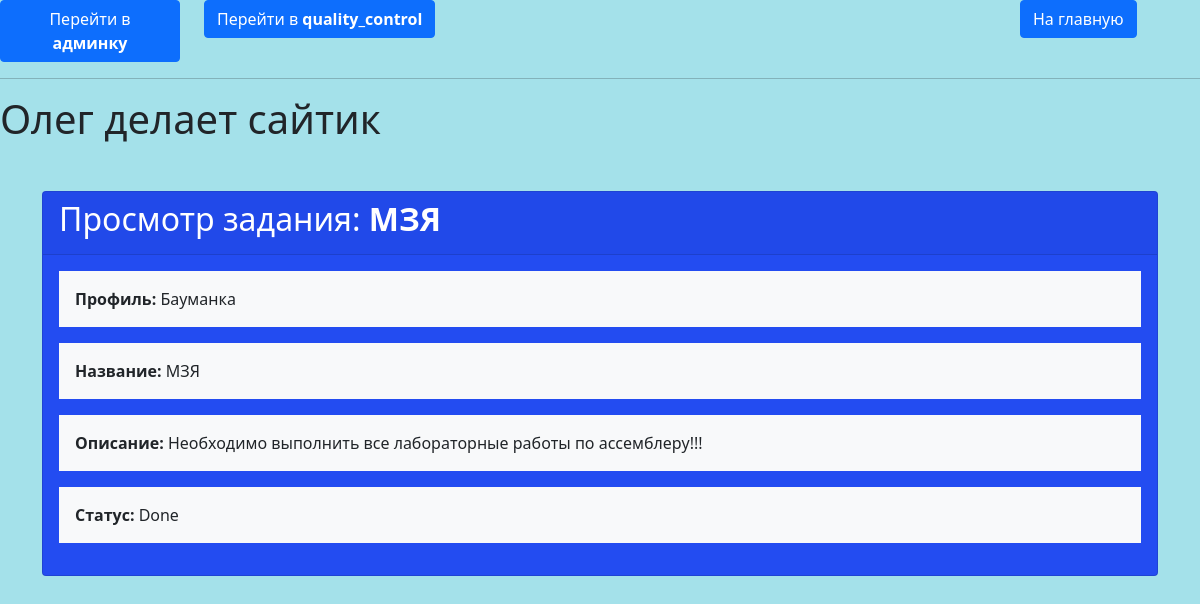
Screenshot of /tasks/read/1/ with the database file from the repository.
### tasks/models.py (models this page shows, shortened)
class Task(models.Model):
    status_varient = [('New','Новая'),('In_work','В работе'),('Done','Завершена')]
    title = models.CharField(max_length=100)
    description = models.TextField(null=True, blank=True,)
    created_at = models.DateTimeField(auto_now_add=True)
    profile = models.ForeignKey(Profile, related_name='tasks', on_delete=models.CASCADE)
    status = models.CharField(max_length=20, choices=status_varient, default='Новая',)

class Profile(models.Model):
    title = models.CharField(max_length=100)
    phone = models.CharField(max_length=20)
    email = models.EmailField(null=True, blank=True)
    address = models.TextField(null=True, blank=True)
    class Meta:
        verbose_name = 'Профиль компании'
        verbose_name_plural = 'Профили компаний'
    def __str__(self):
        return self.title

### tasks/views.py (the view)
# urls.py: path('read/<slug:task_pk>/', tasks.task_read, name='task-read'),
def task_read(request, task_pk):
    task = get_object_or_404(Task, pk=task_pk)
    context = {
        'task': task,
        'page': 'read',
        'message': "Вы читаете задание",
        'page': 'read',
    }
    return render(request, 'tasks/task-read.html', context)

### tasks/templates/tasks/task-read.html (shortened to what this page needs)
{% extends "tasks/base.html" %}
{% block content %}
<div class="container">
    <div class="card mt-5" style="background-color: rgb(35, 76, 241)">
        <div class="card-header">
            <h2 style="color:rgb(255, 255, 255)">Просмотр задания: <strong>{{ task.title }}</strong></h2>
        </div>
        <div class="card-body">
            <div class="row">
                <div class="col-md-12">
                    <div class="bg-light p-3 mb-3" onmouseover="highlight(this)" onmouseout="removeHighlight(this)">
                        <strong>Профиль:</strong> {{ task.profile }}
                    </div>
                </div>
                <div class="col-md-12">
                    <div class="bg-light p-3 mb-3" onmouseover="highlight(this)" onmouseout="removeHighlight(this)">
                        <strong>Название:</strong> {{ task.title }}
                    </div>
                </div>
                <div class="col-md-12">
                    <div class="bg-light p-3 mb-3" onmouseover="highlight(this)" onmouseout="removeHighlight(this)">
                        <strong>Описание:</strong> {{ task.description }}
                    </div>
                </div>
                <div class="col-md-12">
                    <div class="bg-light p-3 mb-3" onmouseover="highlight(this)" onmouseout="removeHighlight(this)">
                        <strong>Статус:</strong> {{ task.status }}
                    </div>
                </div>
            </div>
        </div>
    </div>
</div>
{% endblock %}

### tasks/static/tasks/css/styles.css (style rules this page uses)
body { background-color: rgba(164, 225, 234, 0.994); }

### rows the page displays
Task: title "МЗЯ", profile "Бауманка", description "Необходимо выполнить все лабораторные работы по ассемблеру!!!", status "Done"
